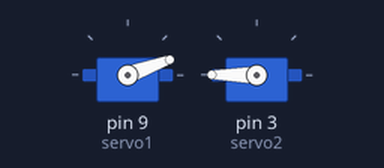
Simulated run of this sketch. Board: Arduino Uno, built with avr-gcc and run on an emulated ATmega328P. Shown: 2 × servo.

Above: at 0.1 s.
Timing chart, 0 to 40.0 s (numbered marks = the images above):
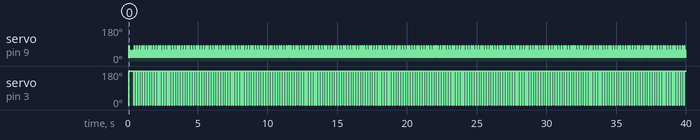

Measured:
- by itself, servo on pin 3 (servo2): repeats every 0.17 s: 0° 0.03 s, 180° 0.14 s

The sketch:

2_motor_servo.ino.ino
```cpp
#include <Servo.h>
Servo servo1;
Servo servo2;
int pos = 0;
int dos = 0;

void setup() {
  servo1.attach(9);
  servo2.attach(3);
}

void loop() {
 for(pos = 20; pos < 200; pos += 1){
  servo1.write(pos);
  delay(0);
 }
 for(pos = 200; pos>=20; pos-=1){
  servo1.write(pos);
  delay(0);
 }

 for(dos = 0;pos<200;pos+=1){
  servo2.write(dos);
  delay(0);
 }
 for(dos = 200;pos>=1;pos-=1){
  servo2.write(dos);
  delay(0);
 }
}
```
